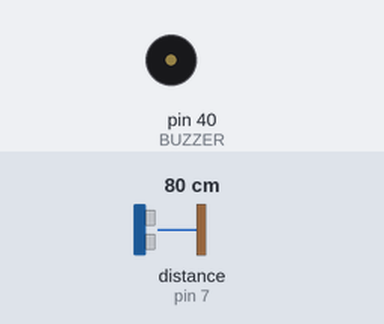
Simulated run of this program. Board: Raspberry Pi (header pin numbers). On the bench: buzzer (waves = sounding). The inputs (shaded band) are chosen by the test bench; at power-on: distance to the obstacle (sensor on pin 7) 80 cm. The echo pulse lasts 58.3 µs per cm; the clock reads 2024-03-15 10:24:30 at power-on unless the program sets it.

Above: at 1.2 s.
1.3 s: distance to the obstacle (sensor on pin 7) set to 2 cm
At 2.8 s:
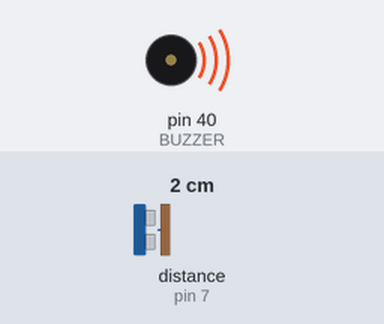
3.5 s: distance to the obstacle (sensor on pin 7) set to 60 cm
At 4.1 s:
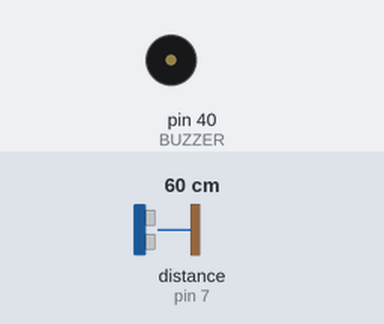
5.0 s: distance to the obstacle (sensor on pin 7) set to 4 cm
At 5.8 s:
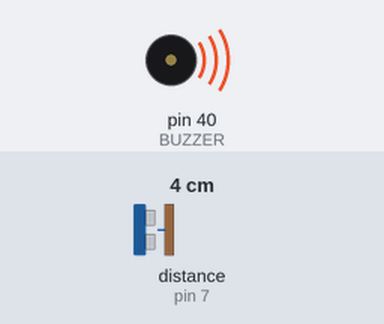
Timing chart, 0 to 8.0 s (numbered marks = the images above; inputs shaded):
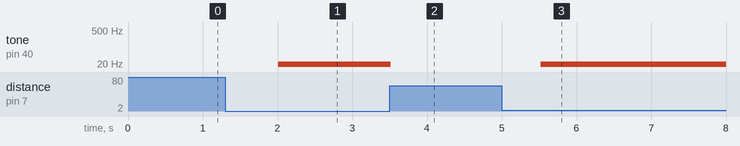

Measured:
- after the input at 1.3 s, tone on pin 40 (BUZZER): silent → 5 Hz after 0.71 s
- after the input at 3.5 s, tone on pin 40 (BUZZER): 5 Hz → silent at once
- after the input at 5.0 s, tone on pin 40 (BUZZER): silent → 5 Hz after 0.52 s

The program:

buzzzz.py
```python
#Importing libraries
import RPi.GPIO as GPIO
import time

GPIO.setmode(GPIO.BOARD)
#setting pins
BUZZER = 40
TRIG = 11
ECHO = 7

#setting GPIO direction
GPIO.setup(TRIG, GPIO.OUT)
GPIO.setup(ECHO, GPIO.IN)
GPIO.setup(BUZZER, GPIO.OUT)

pwm = GPIO.PWM(BUZZER, 100)
pwm.start(0)

#distance function
def dist():

    startT = time.time()
    stopT = time.time()

    GPIO.output(TRIG, True) #setting trigger to High
    time.sleep(0.0001) #set the trigger to 0.1ms
    GPIO.output(TRIG, False)


    while GPIO.input(ECHO) == 0:
        startT = time.time() #start time

    while GPIO.input(ECHO) == 1:
        stopT = time.time()

    totTime =stopT - startT #time difference

    dist = (totTime * 34300) / 2

    return dist

try:
    while True:
        distance = dist()

        if (distance <= 50):
            pwm.ChangeFrequency(6 - distance/10)
            pwm.ChangeDutyCycle(50)

            time.sleep(0.5)
        else :
            pwm.ChangeDutyCycle(0)
        time.sleep(1)
except KeyboardInterrupt:

    GPIO.cleanup()
        
```
